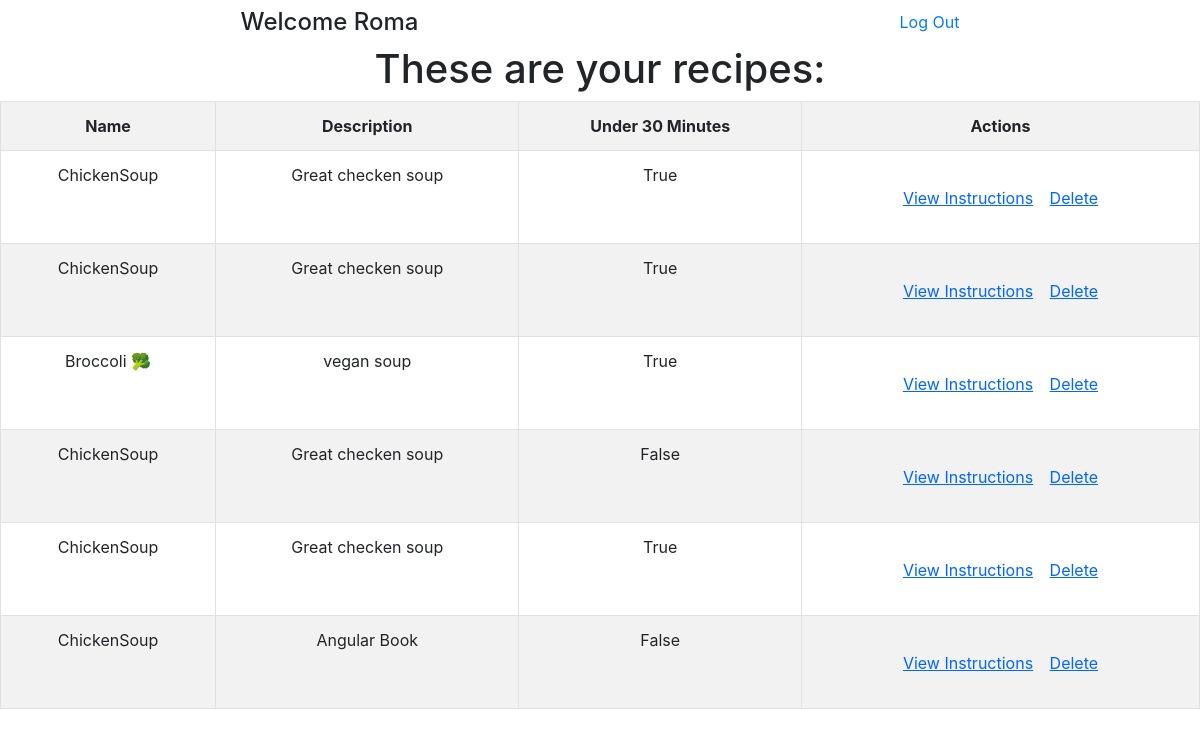
Screenshot of /review (signed in) with the database file from the repository.
### models.py (models this page shows, shortened)
class Recipes(db.Model):
    id = db.Column(db.Integer, primary_key=True)
    rname = db.Column(db.String(145))
    description = db.Column(db.String(245))
    instructions = db.Column(db.String(345))
    user_id = db.Column(db.Integer, db.ForeignKey('users.id'))
    likes_of_recipe = db.relationship('Likes', backref='recipe_like', lazy='dynamic')
    under_30 = db.Column(db.Boolean, server_default=expression.true(), nullable=False)
    created_at = db.Column(db.DateTime, server_default=func.now())
    updated_at = db.Column(db.DateTime, server_default=func.now(), onupdate=func.now())

### controller_functions.py (the view)
def review():
    try:
        fname = session["first_name"]
        list_of_all_recipes = Recipes.query.all()
        return render_template("review.html", name = fname, recipes=list_of_all_recipes )
    except:
        flash("Please login!")
        return redirect("/")

### templates/review.html (shortened to what this page needs)
<!DOCTYPE html>
<html lang="en">
<head>
    <link rel="stylesheet" type="text/css" href="{{ url_for('static', filename='css/bootstrap.css') }}">
</head>
<body>
    <div class="header">
        <h4 class="header_text">Welcome {{name}}</h4>
        <a href="/" class="header_text"> Log Out</a>
    </div>
    <h1>These are your recipes: </h1>
    <table class= "table table-striped table-bordered">
        <tr>
            <th>Name</th>
            <th>Description</th>
            <th>Under 30 Minutes</th>
            <th>Actions</th>
        </tr>
        {%for recipe in recipes%}
        <tr>
            <td>{{recipe["rname"]}}</td>
            <td>{{recipe["description"]}}</td>
            <td>{{recipe["under_30"]}}</td>
            <td>
                <form action="/instructions/{{recipe['id']}}" method = "POST" class="inline">
                    <input type="submit" name = "view_instructions" value="View Instructions" class = "linkButton">
                </form>
                <form action="/delete" method = "POST" class="inline">
                    <input type="submit" name = "delete" value="Delete" class = "linkButton">
                </form>
            </td>
        </tr>
        {% endfor %}
    </table>
</body>
</html>

### rows the page displays
Recipes: rname "ChickenSoup", description "Great checken soup", under_30 "True"
Recipes: rname "ChickenSoup", description "Great checken soup", under_30 "True"
Recipes: rname "Broccoli 🥦", description "vegan soup", under_30 "True"
Recipes: rname "ChickenSoup", description "Great checken soup", under_30 "False"
Recipes: rname "ChickenSoup", description "Great checken soup", under_30 "True"
Recipes: rname "ChickenSoup", description "Angular Book", under_30 "False"

### other values shown
{{ name }} "Roma"
